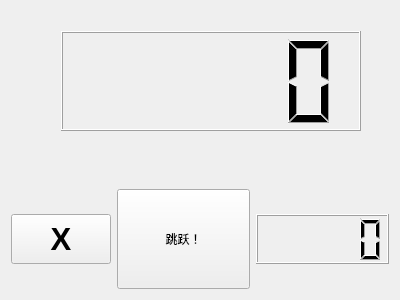
<?xml version="1.0" encoding="UTF-8"?>
<ui version="4.0">
 <class>Norwidget</class>
 <widget class="QWidget" name="Norwidget">
  <property name="geometry">
   <rect>
    <x>0</x>
    <y>0</y>
    <width>400</width>
    <height>300</height>
   </rect>
  </property>
  <property name="windowTitle">
   <string>Form</string>
  </property>
  <layout class="QGridLayout" name="gridLayout">
   <item row="1" column="0">
    <widget class="QPushButton" name="norbackbon">
     <property name="maximumSize">
      <size>
       <width>100</width>
       <height>50</height>
      </size>
     </property>
     <property name="font">
      <font>
       <pointsize>23</pointsize>
       <weight>75</weight>
       <bold>true</bold>
      </font>
     </property>
     <property name="text">
      <string>X</string>
     </property>
    </widget>
   </item>
   <item row="0" column="0" colspan="3">
    <widget class="QWidget" name="widget" native="true">
     <widget class="QLabel" name="norobj1">
      <property name="geometry">
       <rect>
        <x>30</x>
        <y>80</y>
        <width>91</width>
        <height>71</height>
       </rect>
      </property>
      <property name="text">
       <string/>
      </property>
      <property name="pixmap">
       <pixmap resource="image.qrc">:/Photo/obj2.png</pixmap>
      </property>
      <property name="scaledContents">
       <bool>true</bool>
      </property>
     </widget>
     <widget class="QLabel" name="norlabel">
      <property name="geometry">
       <rect>
        <x>60</x>
        <y>50</y>
        <width>54</width>
        <height>51</height>
       </rect>
      </property>
      <property name="text">
       <string/>
      </property>
      <property name="pixmap">
       <pixmap resource="image.qrc">:/Photo/character.png</pixmap>
      </property>
      <property name="scaledContents">
       <bool>true</bool>
      </property>
     </widget>
     <widget class="QLabel" name="norobj2">
      <property name="geometry">
       <rect>
        <x>110</x>
        <y>70</y>
        <width>91</width>
        <height>81</height>
       </rect>
      </property>
      <property name="text">
       <string/>
      </property>
      <property name="pixmap">
       <pixmap resource="image.qrc">:/Photo/obj2.png</pixmap>
      </property>
      <property name="scaledContents">
       <bool>true</bool>
      </property>
     </widget>
     <widget class="QLCDNumber" name="score">
      <property name="geometry">
       <rect>
        <x>50</x>
        <y>20</y>
        <width>300</width>
        <height>100</height>
       </rect>
      </property>
      <property name="minimumSize">
       <size>
        <width>300</width>
        <height>100</height>
       </size>
      </property>
     </widget>
     <widget class="QLabel" name="label">
      <property name="geometry">
       <rect>
        <x>20</x>
        <y>20</y>
        <width>1000</width>
        <height>800</height>
       </rect>
      </property>
      <property name="minimumSize">
       <size>
        <width>1000</width>
        <height>800</height>
       </size>
      </property>
      <property name="text">
       <string/>
      </property>
      <property name="pixmap">
       <pixmap resource="image.qrc">:/Photo/background1.jpg</pixmap>
      </property>
      <property name="scaledContents">
       <bool>true</bool>
      </property>
     </widget>
     <zorder>label</zorder>
     <zorder>norobj1</zorder>
     <zorder>norobj2</zorder>
     <zorder>norlabel</zorder>
     <zorder>score</zorder>
    </widget>
   </item>
   <item row="1" column="1">
    <widget class="QPushButton" name="NORBON">
     <property name="minimumSize">
      <size>
       <width>0</width>
       <height>100</height>
      </size>
     </property>
     <property name="text">
      <string>跳跃！</string>
     </property>
    </widget>
   </item>
   <item row="1" column="2">
    <widget class="QLCDNumber" name="lcdNumber">
     <property name="maximumSize">
      <size>
       <width>16777215</width>
       <height>50</height>
      </size>
     </property>
    </widget>
   </item>
  </layout>
 </widget>
 <resources>
  <include location="image.qrc"/>
 </resources>
 <connections/>
</ui>
